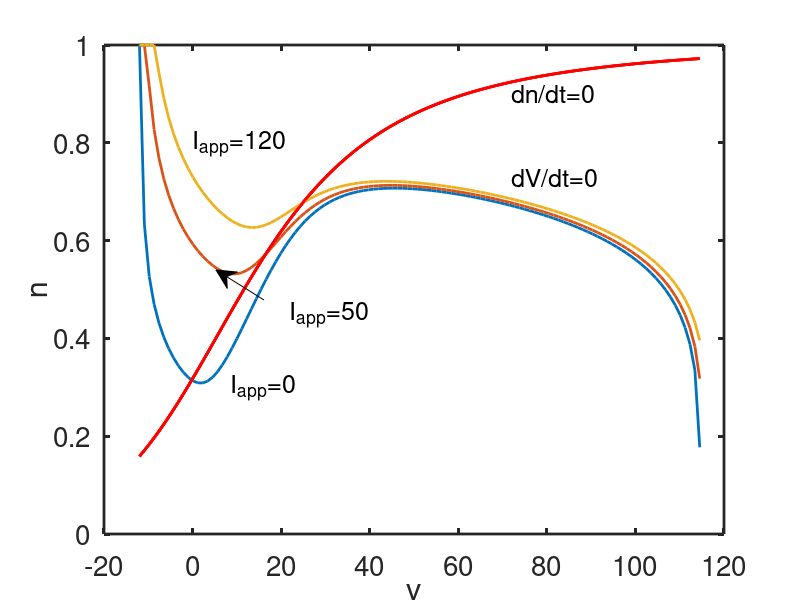

Source code (MATLAB):
% Here we plot the nullclines for the rHH equations for several values of
% Iapp
 
function rHH_solver
global gnabar gkbar gl vna vk vl Iapp rn0  BCL

set(0,                           ...
   'defaultaxesfontsize', 20,   ...
   'defaultaxeslinewidth', 2, ...
   'defaultlinelinewidth', 2.0);
   
%parameters

gnabar = 120.;
gkbar = 36;
gl = 0.3;
vna = 115;
vk = -12;
vl = 10.5988;

rn0 = 0.8;
%rn0 = 0.9;
BCL = 0;
% pick a value of Iapp 

Iplist=[0,50,120];
%colorlist=['b','g','m'];
for pj = 1:length(Iplist)
    Iapp = Iplist(pj);
 
%  find the v nullcline by bisection
vlist = [vk+.01:1.1001:vna-0.03];% list of V values to use; avoid exactly Vk and exactly Vna
[n0 ,ninf]=get_nullclines(vlist);
 
  
formatSpecF = '%5.2f\n';
 
% the phase portrait
figure(1)
plot(vlist,n0,vlist,ninf,'r', 'linewidth',2)  
xlabel('v')
ylabel('n')
hold on
end
figure(1)
text(72,0.9,'dn/dt=0','fontsize',18)
text(72,0.73,'dV/dt=0','fontsize',18)
text(8.5,0.3,'I_{app}=0','fontsize',18)
text(22,0.45,'I_{app}=50','fontsize',18)
text( 0,0.8,'I_{app}=120','fontsize',18)
annotation('textarrow',[.33,.27],[.5,.55])
 
hold off
%%%%%%%%%%%%%%%%%%%%%%%%%%%%%%%%%%%%%%
%the right hand side for ode simulation:
function s_prime=deRHS(t,s)
global gnabar gkbar gl vna vk vl Iapp BCL rn0

v = s(1);
n = s(2);
% If there is a stimulus, add it
Istim = (BCL>0)*Iapp/cosh(mod(t,BCL)-BCL/4) + (BCL==0)*Iapp;
 
Gt= gate_de(v);
AM=Gt(1);
BM = Gt(2);
AN = Gt(3);
BN = Gt(4);
 
h = rn0 - n;
aminf = AM/(AM+BM);
 
Ina = gnabar*aminf.^3.*h.*(v-vna) ;
Ik = gkbar*n.^4*(v-vk);
Icl = gl*(v-vl);
      
Fv = -Ina-Ik-Icl;
Fw=AN*(1.-n)-BN*n;

s_prime = [Fv+Istim Fw]';
%%%%%%%%%%%%%%%%%%%%%%%%%%%%%%%%%%%%%%

function [n0,ninf]= get_nullclines(vlist)
global v   
% for each v in vlist find f(v,n) = 0 by bisection
 
 for j = 1:length(vlist)
    v=vlist(j);

 % guess a lower bound 
a = 0;

% guess an upper bound
b = 1;

%this is the answer - call the function bisect(a,b,@fval)

n0(j)= bisect(a,b,@feval);
 
Gt= gate_de(v);
AN = Gt(3);
BN = Gt(4);
ninf(j) = AN/(AN+BN);

    end
 
%%%%%%%%%%%%%%%%%%%%%%%%%%%%%%%%%%%%%%%
function fn = feval(n)
global v
% evaluate the function

s=[v,n];
 t=0;
fhh= deRHS(t,s);  % use the rhs of the de
fn=fhh(1);
 

%%%%%%%%%%%%%%%%%%%%%%%%%%%%%%%%%%%
function gate = gate_de(v)
 % calculate the gating functions for V                 
AM=.1*(25.-v)./(exp(2.5 -0.1*v)-1.);
BM=4.*exp(-v/18.);
AN=.01*(10.-v)./(exp(1.-0.1*v)-1.);
BN=.125*exp(-v/80.);

gate = [AM BM AN BN];

%%%%%%%%%%%%%%%%%%%%%%%%%%%%%%%%%%%%%%%
function root = bisect(a,b,feval)

ul = a;
fl = feval(ul);
uu = b;
fu = feval(uu);

% we make the assumption, without checking, that 
% fu*fl<0

% if not, the algorithm fails to find a root.

N = 20;  % number of iterates
% the main bisection algorithm
for jk = 1:N
uc = (ul+uu)/2;
fc = feval(uc);
ftest = (fc.*fl>0);
ul = ftest.*uc+(1-ftest).*ul;
fl = ftest.*fc + (1-ftest).*fl;

uu = (1-ftest).*uc+ ftest.*uu;
fu = (1-ftest).*fc + ftest.*fu;
end
root = uc;

 
